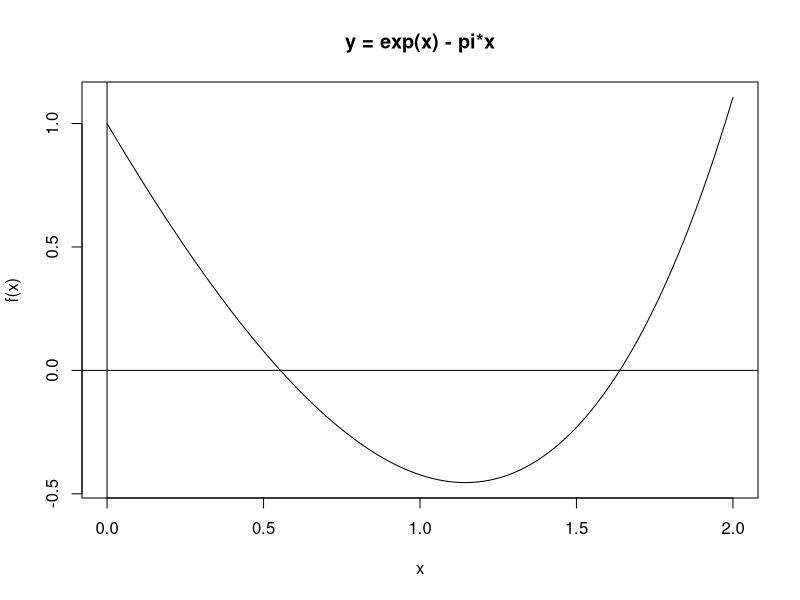
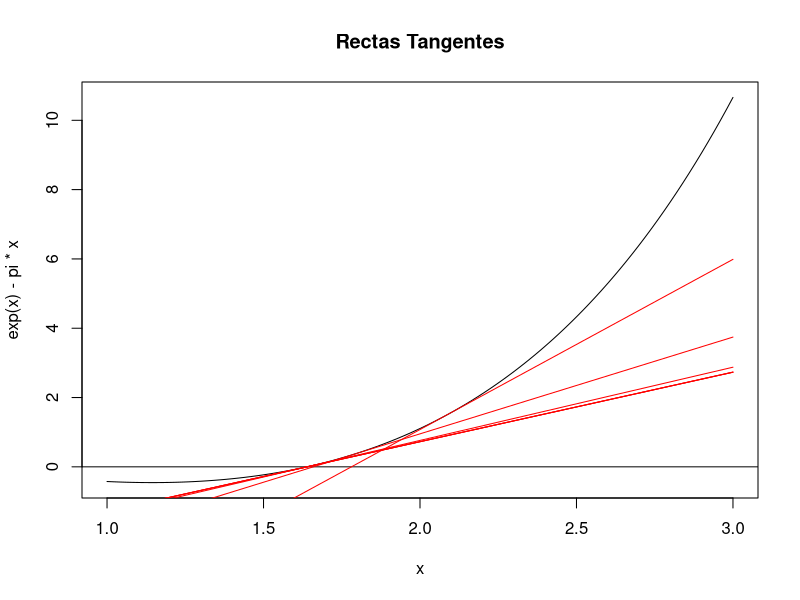
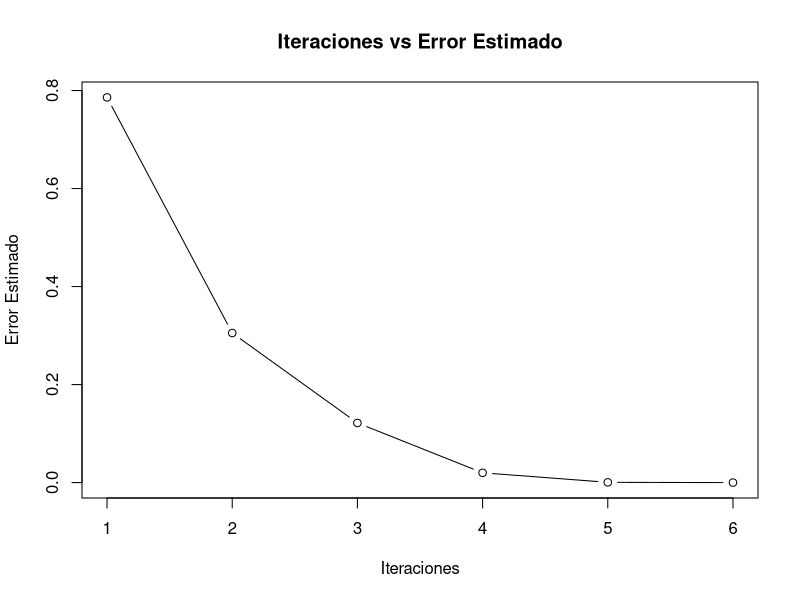
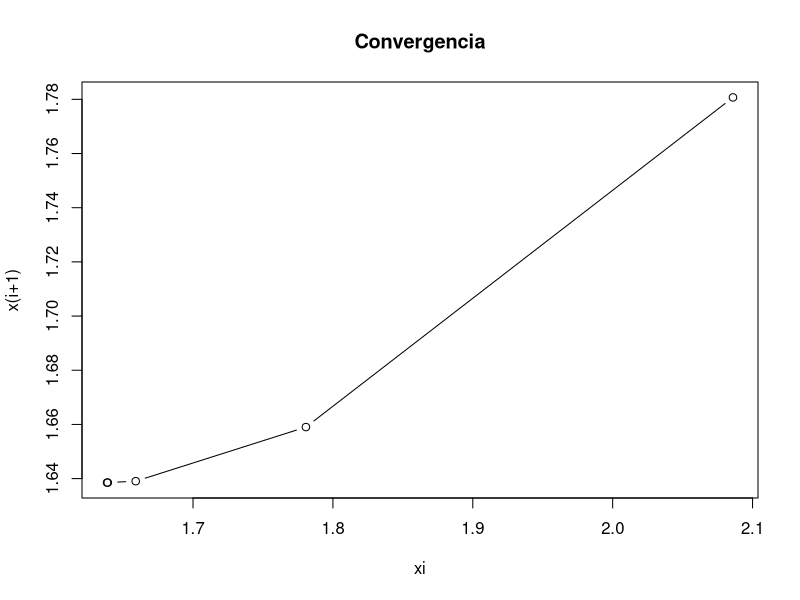
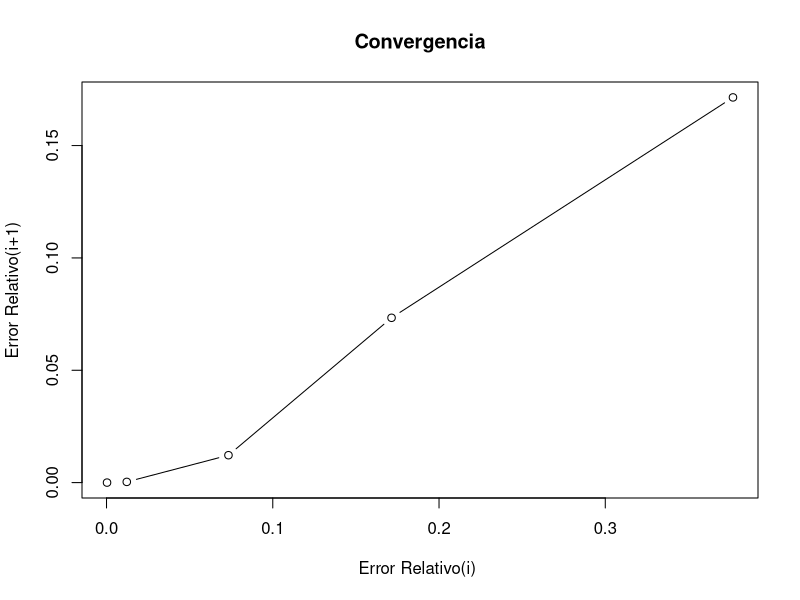
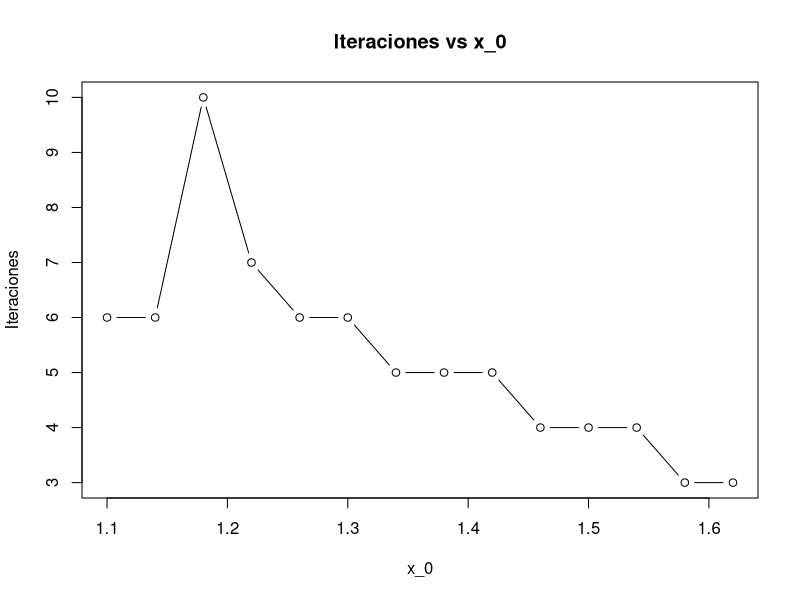
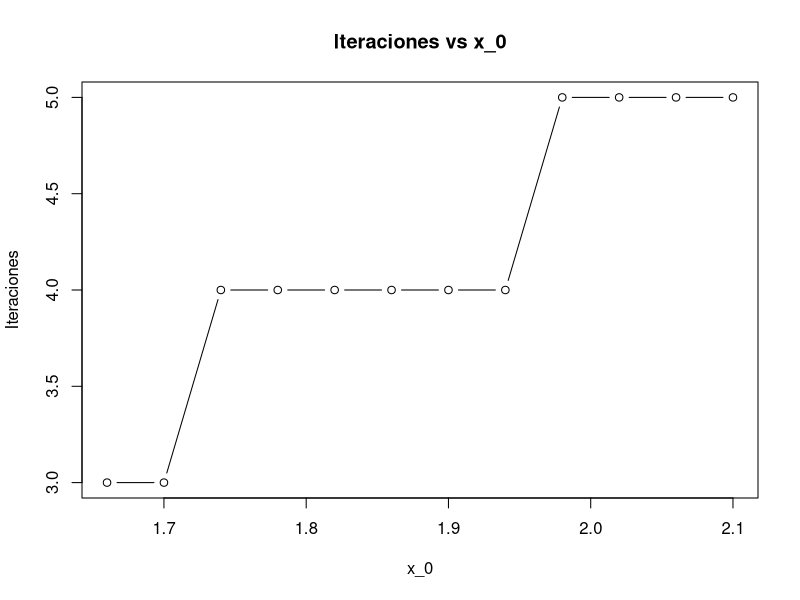
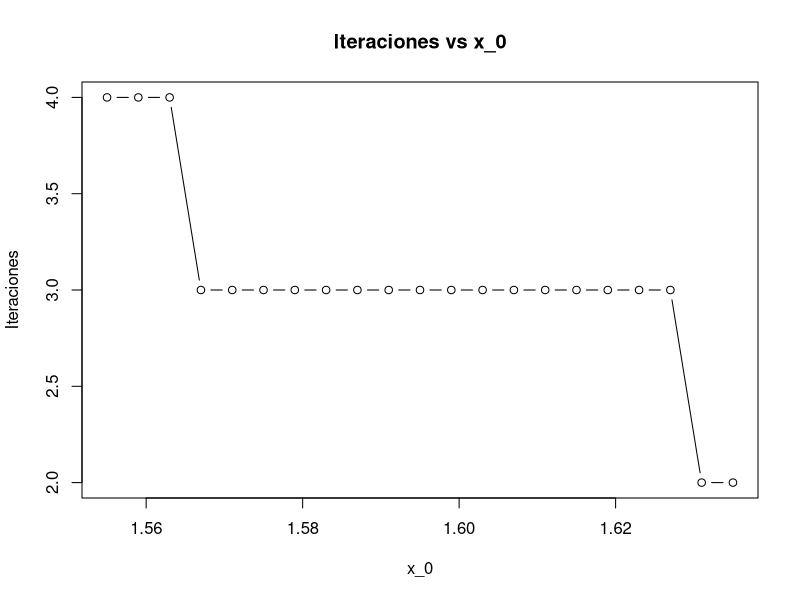

Recreate these plots in R, in order.
## ---- chunk 1
newtonraphson = function(fun, x0, tol, maxiter){
  
  # f = string
  numiter = 0
  errorAbsoluto = c()
  errorRelativo = c()
  x = c() 
  
  g = parse(text=fun) # parse devuelve tipo "expression"
  g. = D(g,"x")
  fx = function(x){eval(g)} # convertir f a función
  fp = function(x){eval(g.)} # convertir f’ a función

  correccion = -fx(x0)/fp(x0)
  
  while (abs(correccion) >= tol && numiter <= maxiter) {
    
    numiter = numiter + 1
    if (fp(x0) == 0) stop("División por cero")
    x1 = x0 + correccion
    x0 = x1
    
    x <- c(x,x1)
    errorAbsoluto <- c(errorAbsoluto,abs(correccion))
    errorRelativo <- c(errorRelativo,abs(correccion)/(abs(x0)))
    
    correccion = -fx(x1)/fp(x1)
    
  }
  if (numiter > maxiter){ warning("Se alcanzó el máximo número de iteraciones.")
  } else {
   
    my_list <- list("resultado" = x1, "errorAbsoluto" = errorAbsoluto, 
                    "errorRelativo" = errorRelativo, "x" = x)
    return(my_list)
    
  }
}
## ---- chunk 2
f = function(x) exp(x) - pi*x
curve(f, 0,2); abline(h=0, v=0) #gráfico para decidir un intervalo
title(main="y = exp(x) - pi*x")
## ---- chunk 3
## --- Pruebas
# recibe la función como una tira
resultados<-newtonraphson("exp(x)-pi*x",1.3, 1e-8, 100)

tablaErrores <- data.frame(
  "Iteraciones" = 1:length(resultados$errorAbsoluto),
  "x_n" = resultados$x,
  "Error Absoluto" = resultados$errorAbsoluto,
  "Error Relactivo" = resultados$errorRelativo
)
print(tablaErrores)

cat("Numero de iteraciones",length(resultados$errorAbsoluto),"\n")
cat("x = ",resultados$resultado,"\n")
cat("Error absoluto estimado  = ", resultados$errorRelativo[length(resultados$errorAbsoluto)],"\n")


## ---- chunk 4
curve(exp(x)-pi*x, 1,3)
title(main="Rectas Tangentes")
abline(h=0, v=0)

fx = function(x) exp(x)-pi*x
g = parse(text="exp(x)-pi*x") # parse devuelve tipo "expression"
g. = D(g,"x")
fp = function(x){eval(g.)} # convertir f’ a función


for(x0 in resultados$x){
  curve(fp(x0)*(x-x0)+fx(x0), 0,3, add = T,col=rainbow(9), )
}
## ---- chunk 5
plot(x = 1:length(resultados$x), y = resultados$errorAbsoluto, 
     xlab = "Iteraciones", ylab = "Error Estimado", type="b", 
     main = "Iteraciones vs Error Estimado")
## ---- chunk 6
m_i =  resultados$x[-length(resultados$x)]
m_i2 = resultados$x
m_i2 = m_i2[-1]

plot(x =m_i, y =m_i2, xlab = "xi", ylab = "x(i+1)", type="b",main = "Convergencia")
## ---- chunk 7
m_i =  resultados$errorRelativo[-length(resultados$errorRelativo)]
m_i2 = resultados$errorRelativo
m_i2 = m_i2[-1]

plot(x =m_i, y =m_i2, xlab = "Error Relativo(i) ",
     ylab = "Error Relativo(i+1)", type="b",main = "Convergencia")
## ---- chunk 8
l=1.10
v = c() 
iteraciones = c()
while(l<1.64) {
  v <- c(v,l)
  resultados<-newtonraphson("exp(x)-pi*x",l, 1e-8, 100)
  
  tablaErrores <- data.frame(
    "iteraciones" = 1:length(resultados$errorAbsoluto),
    "x_n" = resultados$x,
    "errorAbsoluto" = resultados$errorAbsoluto,
    "errorRelactivo" = resultados$errorRelativo
  )
  iteraciones <- c(iteraciones,length(resultados$errorAbsoluto))
  l = l+0.04
  #print(tablaErrores)
}
plot(x =v, y =iteraciones, xlab = "x_0", ylab = "Iteraciones", 
     type="b",main = "Iteraciones vs x_0")
## ---- chunk 9
l=2.10
v = c() 
iteraciones = c()
while(l>1.64) {
  v <- c(v,l)
  resultados<-newtonraphson("exp(x)-pi*x",l, 1e-8, 100)
  
  tablaErrores <- data.frame(
    "iteraciones" = 1:length(resultados$errorAbsoluto),
    "x_n" = resultados$x,
    "errorAbsoluto" = resultados$errorAbsoluto,
    "errorRelactivo" = resultados$errorRelativo
  )
  iteraciones <- c(iteraciones,length(resultados$errorAbsoluto))
  l = l-0.04
  #print(tablaErrores)
}
plot(x =v, y =iteraciones, xlab = "x_0", ylab = "Iteraciones", 
     type="b",main = "Iteraciones vs x_0")
## ---- chunk 10
l=1.555
v = c() 
iteraciones = c()
while(l<1.638) {
  v <- c(v,l)
  resultados<-newtonraphson("exp(x)-pi*x",l, 1e-8, 100)
  
  tablaErrores <- data.frame(
    "iteraciones" = 1:length(resultados$errorAbsoluto),
    "x_n" = resultados$x,
    "errorAbsoluto" = resultados$errorAbsoluto,
    "errorRelactivo" = resultados$errorRelativo
  )
  iteraciones <- c(iteraciones,length(resultados$errorAbsoluto))
  l = l+0.004
  #print(tablaErrores)
}
plot(x =v, y =iteraciones, xlab = "x_0", ylab = "Iteraciones", 
     type="b",main = "Iteraciones vs x_0")
